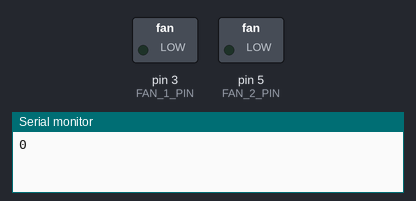
The sketch below on a simulated Arduino Uno, built with avr-gcc and run on an emulated ATmega328P. On the bench: switched loads named in the sketch (green lamp = pin HIGH), the last lines printed to the serial monitor.

Above: at 0.1 s.
At 39.75 s:
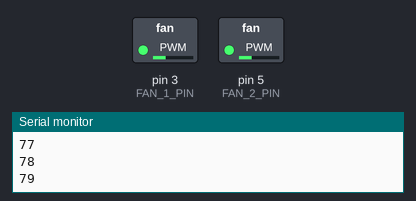
Timing chart, 0 to 40.0 s (numbered marks = the images above):
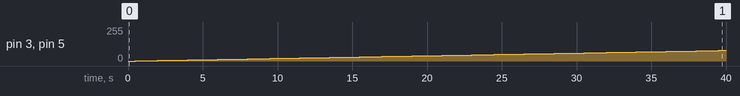

Measured:
- by itself, pin 3 (FAN_1_PIN), pin 5 (FAN_2_PIN): moves from 0/255 to 79/255 over 39.0 s

The sketch:

temperature_control.ino
```cpp
#define T_SENS_PIN 4
#define FAN_1_PIN 3
#define FAN_2_PIN 5

#define FAN_MIN_PWM 0
#define FAN_MAX_PWM 255
void setup() {
    Serial.begin(9600);

    pinMode(FAN_1_PIN, OUTPUT);
    pinMode(FAN_2_PIN, OUTPUT);
}

void loop() {
    for(int i=0; i < 255; i++) {
        analogWrite(FAN_1_PIN, i);
        analogWrite(FAN_2_PIN, i);
        Serial.println(i);
        delay(500);
    }
}
```
